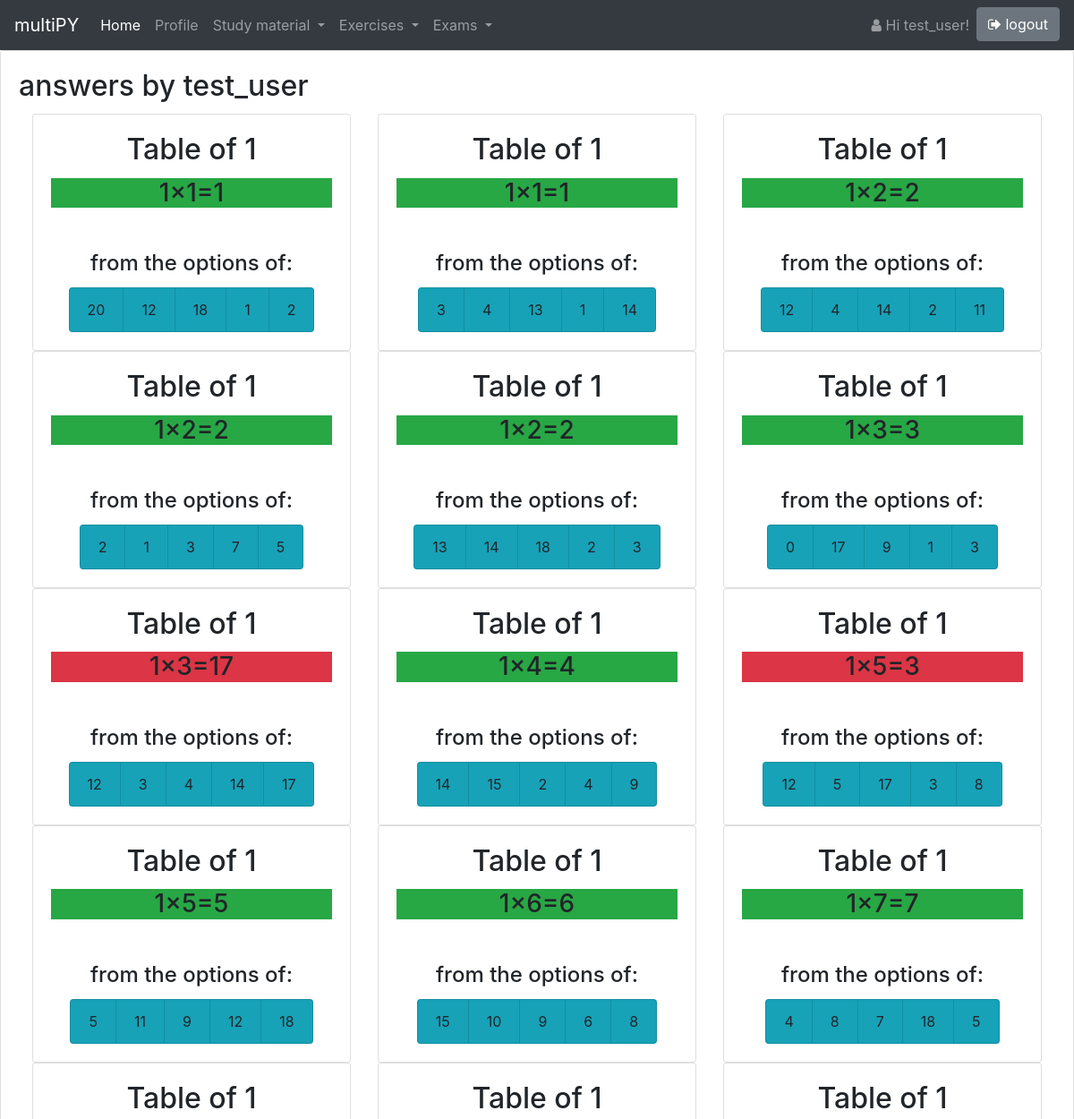
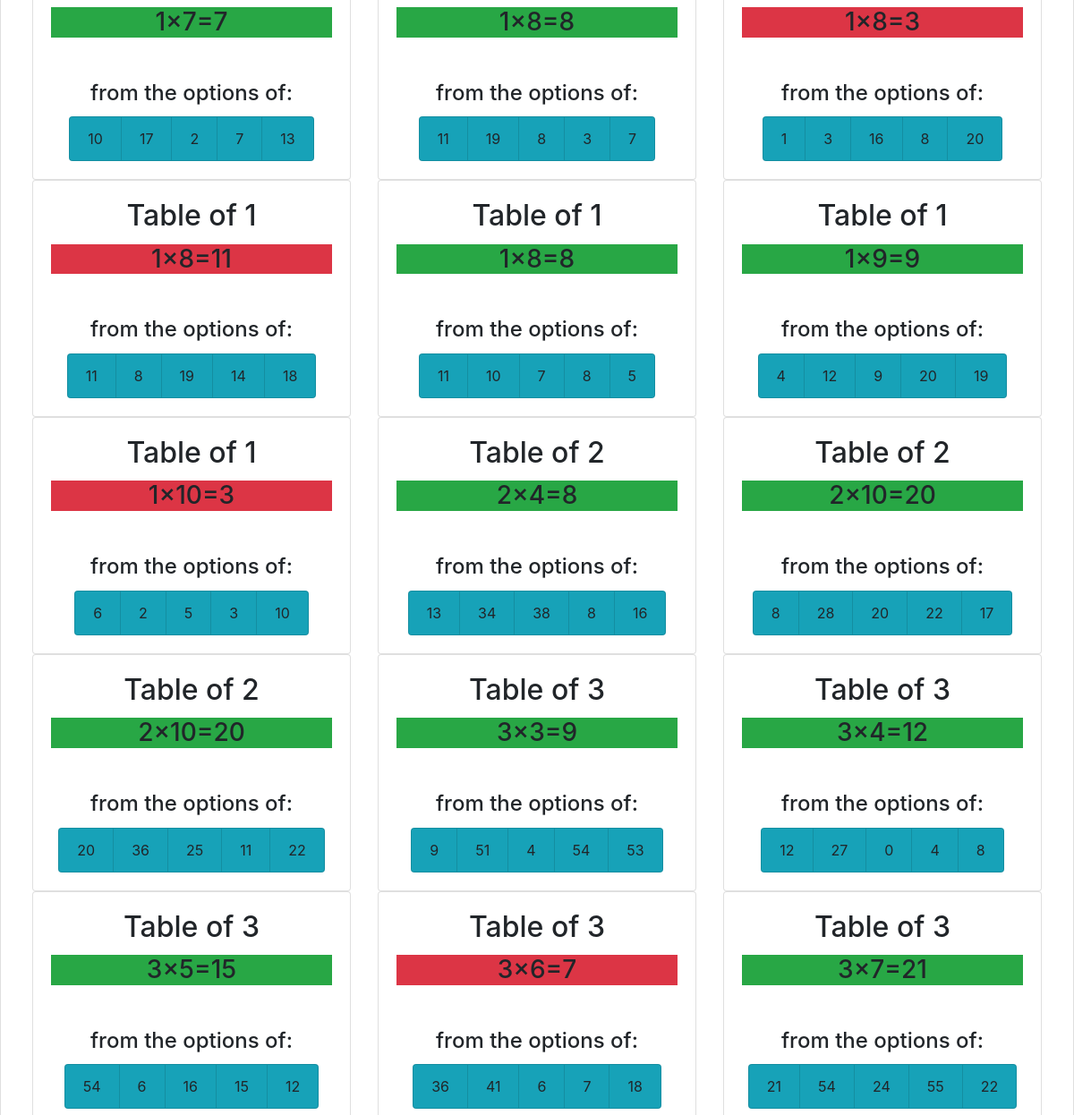
Page /answers (signed in, upper part) on the earlier database version (2 pictures, top to bottom).
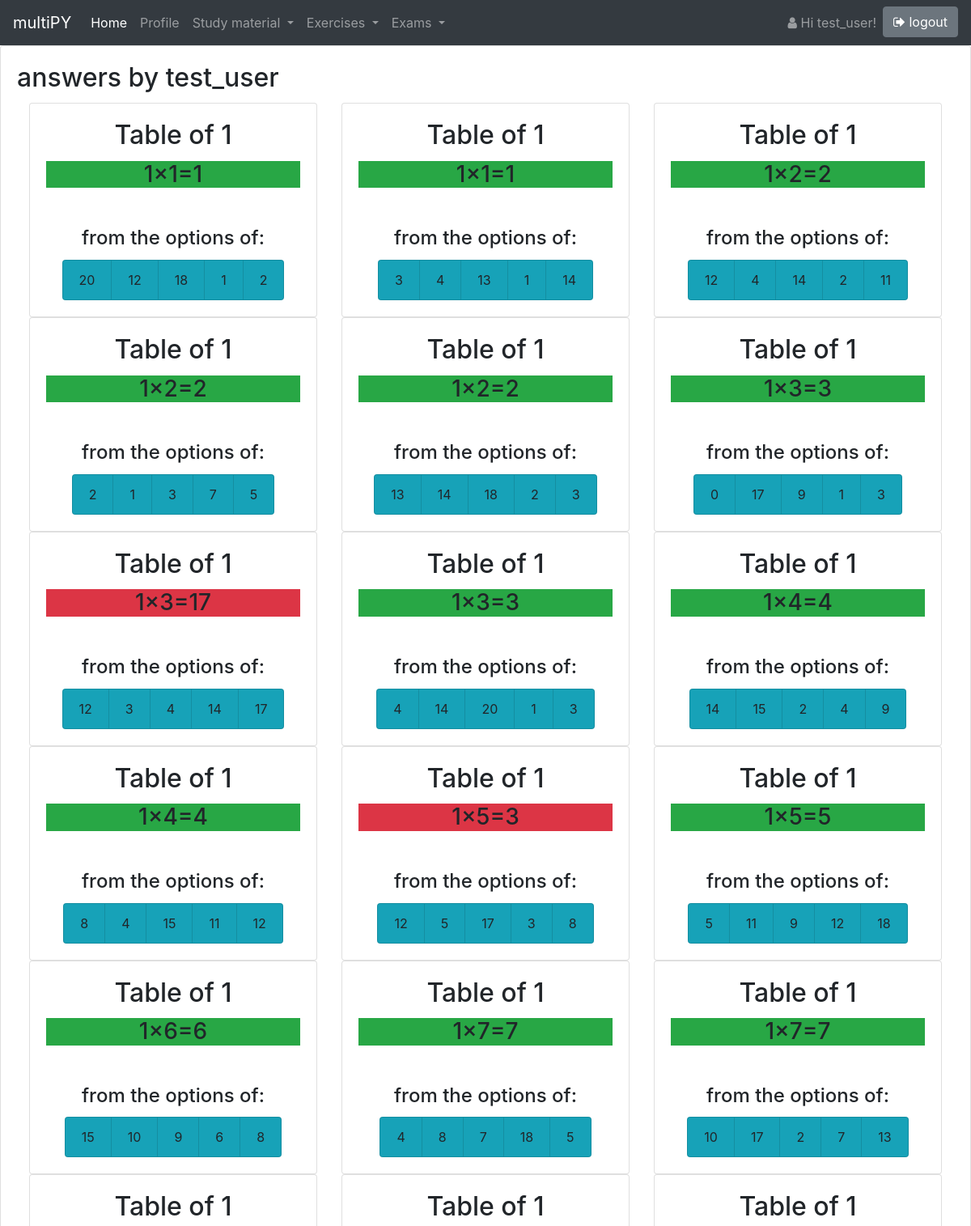
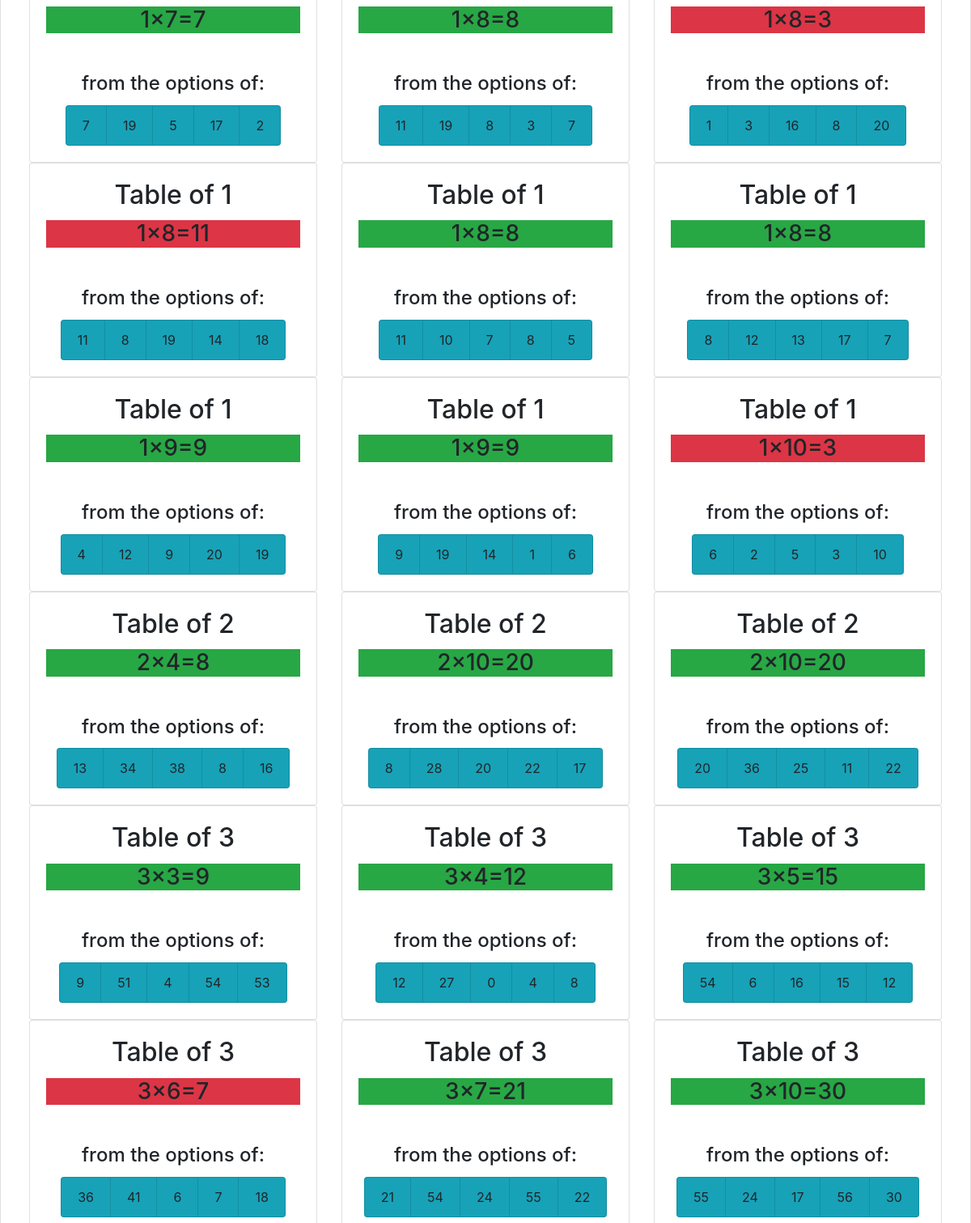
Same page on the later database version (2 pictures, top to bottom).
### multyPY/models.py (models this page shows, shortened)
class Answer(models.Model):
    answer = models.IntegerField(
        validators=[MinValueValidator(0), MaxValueValidator(1000)],
        help_text="Student's answer to the question"
    )
    date = models.DateTimeField(default=timezone.now)
    question = models.ForeignKey(Question, on_delete=models.CASCADE)
    user = models.ForeignKey(auth_models.User, on_delete=models.CASCADE)
    correct = models.BooleanField(default=False)
    time_taken = models.PositiveIntegerField(
        null=True,
        blank=True,
        help_text="Time taken to answer in seconds"
    )
    def is_correct(self):
        return self.question.correct_answer() == self.answer
    class Meta:
        indexes = [
            models.Index(fields=['user', 'date']),
            models.Index(fields=['question', 'correct']),
        ]

class Question(models.Model):
    base_number = models.IntegerField(
        validators=[MinValueValidator(1), MaxValueValidator(12)],
        help_text="Multiplication table base (1-12)"
    )
    multiplier = models.IntegerField(
        validators=[MinValueValidator(1), MaxValueValidator(12)],
        help_text="Multiplier value (1-12)"
    )
    options = models.TextField(
        validators=[validators.int_list_validator],
        help_text="JSON array of answer options"
    )
    created_at = models.DateTimeField(auto_now_add=True)
    updated_at = models.DateTimeField(auto_now=True)
    def correct_answer(self):
        return (self.base_number * self.multiplier)
    def get_option_list(self):
        try:
            return json.loads(self.options)
        except json.JSONDecodeError:
            return []
    class Meta:
        unique_together = ('base_number', 'multiplier', 'options')
        indexes = [
            models.Index(fields=['base_number', 'multiplier']),
            models.Index(fields=['created_at']),
        ]

### multyPY/views.py (the view)
# urls.py: path('answers', views.answers, name='answers'),
@login_required
def answers(request):
    user=request.user
    answers = Answer.objects.filter(user=user).order_by('question__base_number','question__multiplier')
    return render(request, 'answers.html', {'answers':answers,'view':False})

### multyPY/templatetags/extra.py (called while the page is built)
@register.filter(name='has_group')
def has_group(user, group_name):
    return user.groups.filter(name=group_name).exists()

### templates/answers.html
{% extends "base.html" %}
{% load static %}
{% block content %}
{% if answers %}
<div class="card">
  <div class="card-body">
    {% if view %}
    <h2 class="card-title">answers by {{ username }}</h2>
    {% else %}
    <h2 class="card-title">answers by {{ user }}</h2>
    {% endif %}
    <div class='container-fluid'>
      <div class="row row-cols-1 row-cols-sm-2 row-cols-xl-3 justify-content-start">
        {% for answer in answers %}
        <div class="col flex-fill ">
          <div class="card text-center">
            <div class="card-body ">
              <h2 class="card-title">Table of {{answer.question.base_number}}</h2>
              <h3 class="{% if answer.is_correct %} bg-success {% else %} bg-danger {% endif %}">{{answer.question.base_number}}×{{answer.question.multiplier}}={{ answer.answer }}</h3>
            </div>
            <div class="card-body ">
              <h4 class="card-title">from the options of:</h4>
              <ul class="list-group list-group-horizontal-lg d-flex justify-content-center">
                {% for option in answer.question.get_option_list%}
                <li class="list-group-item bg-info">{{option}} </li>
                {% endfor %}
              </ul>
            </div>
          </div>
        </div>
        {% endfor %}
      </div>
    </div>
    {% else %}
    <p>No answers are available.</p>
    {% endif %}
  </div>
</div>
{% endblock %}

### templates/base.html (shortened to what this page needs)
{% load static %}
{% load extra %}
<head>
<link rel="stylesheet" href="https://stackpath.bootstrapcdn.com/bootstrap/4.5.0/css/bootstrap.min.css">
<link href="https://maxcdn.bootstrapcdn.com/font-awesome/4.7.0/css/font-awesome.min.css" rel="stylesheet">
</head>
<body>
<nav class="navbar navbar-expand-md navbar-dark fixed-top bg-dark">
  <a class="navbar-brand" href="{% url 'home'%}">multiPY</a>
  <div class="collapse navbar-collapse" id="navbarSupportedContent">
    <ul class="navbar-nav mr-auto">
      <li class="nav-item active">
        <a class="nav-link" href="{% url 'home'%}">Home <span class="sr-only">(current)</span></a>
      </li>
      {% if request.user|has_group:"teacher" %}
      <li class="nav-item">
        <a class="nav-link" href="{% url 'students'%}" >Students</a>
      </li>
      <li class="nav-item">
        <a class="nav-link" href="{% url 'keycodes'%}" >Keycodes</a>
      </li>
      {% else %}
      {% if user.is_authenticated %}
      <li class="nav-item">
        <a class="nav-link" href="{% url 'ac_profile'%}" tabindex="-1">Profile</a>
      </li>
      <li class="nav-item dropdown">
        <a class="nav-link dropdown-toggle" id="navbarDropdown" data-toggle="dropdown" aria-haspopup="true" aria-expanded="true">
          Study material
        </a>
      </li>
      <li class="nav-item dropdown">
        <a class="nav-link dropdown-toggle" href="#" id="navbarDropdownExerc" role="button" data-toggle="dropdown" aria-haspopup="true" aria-expanded="false">
          Exercises
        </a>
      </li>
      <li class="nav-item dropdown">
        <a class="nav-link dropdown-toggle" href="#" id="navbarDropdownExam" role="button" data-toggle="dropdown" aria-haspopup="true" aria-expanded="false">
          Exams
        </a>
      </li>
      {% endif %}
    {% endif %}
  </ul>
    <ul class="nav navbar-nav navbar-right">
      {% if user.is_authenticated %}
      <li class="nav-item">
        <a class="nav-link" href="{% url 'ac_profile'%}" data-toggle="tooltip" data-placement="bottom" title="click here to see your profile"> <span class="fa fa-user"></span> Hi {{ user.username }}!</a>
      </li>
      <li>
      <a class="btn btn-secondary" href="{% url 'logout' %}" role="button"><span class="fa fa-sign-out "></span> logout</a>
      </li>
      {% endif %}
    </ul>
  </div>
</nav>
  {% block content %}
  {% endblock %}
</body>

### templates/base.html (style rules this page uses)
body { padding-top: 3.5rem; height: 100%; margin: 0; }

Differences in the rows shown:
added Answer: question.base_number "1", question.multiplier "3", answer "3", get_option_list "4" "14" "20" "1" "3"
added Answer: question.base_number "1", question.multiplier "4", answer "4", get_option_list "8" "4" "15" "11" "12"
added Answer: question.base_number "1", question.multiplier "7", answer "7", get_option_list "7" "19" "5" "17" "2"
added Answer: question.base_number "1", question.multiplier "8", answer "8", get_option_list "8" "12" "13" "17" "7"
added Answer: question.base_number "1", question.multiplier "9", answer "9", get_option_list "9" "19" "14" "1" "6"
now on this page (row unchanged): Answer: question.base_number "3", question.multiplier "10", answer "30", get_option_list "55" "24" "17" "56" "30"
